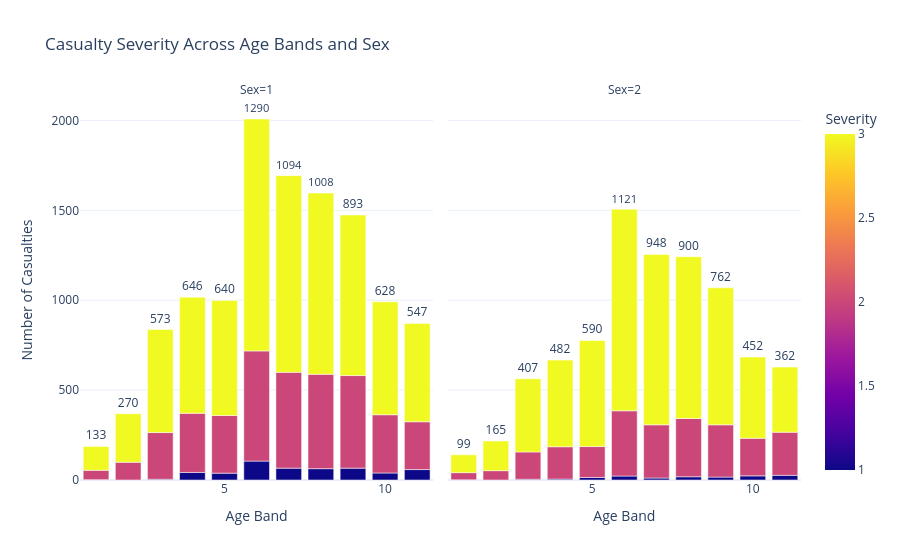

Write notebook code for a chart like this one.
### Code cell
fig5 = px.bar(
    age_sex_severity,
    x='age_band_of_casualty',
    y='Casualties',
    color='severity',
    facet_col='casualty_sex',
    barmode='group',
    title='Casualty Severity Across Age Bands and Sex',
    text_auto=True,
    labels={
        'age_band_of_casualty': 'Age Band',
        'Casualties': 'Number of Casualties',
        'severity': 'Severity',
        'casualty_sex': 'Sex'
    },
    color_discrete_sequence=px.colors.qualitative.Set2
)

fig5.update_traces(
    textposition='outside'
)

fig5.update_layout(
    template='plotly_white',
    legend_title_text='Severity'
)

fig5.show()

### Figure 1 — Plotly figure (JSON) as saved in the notebook; plotly's stock layout.template omitted (floating-point values rounded to 4 significant figures)
{"data": [{"alignmentgroup": "True", "hovertemplate": "Sex=1<br>Age Band=%{x}<br>Number of Casualties=%{y}<br>Severity=%{marker.color}<extra></extra>", "legendgroup": "", "marker": {"color": [1, 2, 3, 2, 3, 1, 2, 3, 1, 2, 3, 1, 2, 3, 1, 2, 3, 1, 2, 3, 1, 2, 3, 1, 2, 3, 1, 2, 3, 1, 2, 3], "coloraxis": "coloraxis", "pattern": {"shape": ""}}, "name": "", "offsetgroup": "", "orientation": "v", "showlegend": false, "textposition": "outside", "texttemplate": "%{y}", "type": "bar", "x": [1, 1, 1, 2, 2, 3, 3, 3, 4, 4, 4, 5, 5, 5, 6, 6, 6, 7, 7, 7, 8, 8, 8, 9, 9, 9, 10, 10, 10, 11, 11, 11], "xaxis": "x", "y": [2, 52, 133, 99, 270, 4, 260, 573, 42, 329, 646, 38, 321, 640, 105, 613, 1290, 66, 533, 1094, 63, 525, 1008, 66, 515, 893, 39, 324, 628, 58, 266, 547], "yaxis": "y"}, {"alignmentgroup": "True", "hovertemplate": "Sex=2<br>Age Band=%{x}<br>Number of Casualties=%{y}<br>Severity=%{marker.color}<extra></extra>", "legendgroup": "", "marker": {"color": [1, 2, 3, 2, 3, 1, 2, 3, 1, 2, 3, 1, 2, 3, 1, 2, 3, 1, 2, 3, 1, 2, 3, 1, 2, 3, 1, 2, 3, 1, 2, 3], "coloraxis": "coloraxis", "pattern": {"shape": ""}}, "name": "", "offsetgroup": "", "orientation": "v", "showlegend": false, "textposition": "outside", "texttemplate": "%{y}", "type": "bar", "x": [1, 1, 1, 2, 2, 3, 3, 3, 4, 4, 4, 5, 5, 5, 6, 6, 6, 7, 7, 7, 8, 8, 8, 9, 9, 9, 10, 10, 10, 11, 11, 11], "xaxis": "x2", "y": [1, 40, 99, 52, 165, 4, 152, 407, 5, 180, 482, 14, 172, 590, 22, 363, 1121, 11, 296, 948, 18, 324, 900, 16, 291, 762, 23, 209, 452, 26, 240, 362], "yaxis": "y2"}], "layout": {"annotations": [{"font": {}, "showarrow": false, "text": "Sex=1", "x": 0.245, "xanchor": "center", "xref": "paper", "y": 1, "yanchor": "bottom", "yref": "paper"}, {"font": {}, "showarrow": false, "text": "Sex=2", "x": 0.755, "xanchor": "center", "xref": "paper", "y": 1, "yanchor": "bottom", "yref": "paper"}], "barmode": "group", "coloraxis": {"colorbar": {"title": {"text": "Severity"}}, "colorscale": [[0, "#0d0887"], [0.1111, "#46039f"], [0.2222, "#7201a8"], [0.3333, "#9c179e"], [0.4444, "#bd3786"], [0.5556, "#d8576b"], [0.6667, "#ed7953"], [0.7778, "#fb9f3a"], [0.8889, "#fdca26"], [1, "#f0f921"]]}, "legend": {"title": {"text": "Severity"}, "tracegroupgap": 0}, "title": {"text": "Casualty Severity Across Age Bands and Sex"}, "xaxis": {"anchor": "y", "domain": [0, 0.49], "title": {"text": "Age Band"}}, "xaxis2": {"anchor": "y2", "domain": [0.51, 1], "matches": "x", "title": {"text": "Age Band"}}, "yaxis": {"anchor": "x", "domain": [0, 1], "title": {"text": "Number of Casualties"}}, "yaxis2": {"anchor": "x2", "domain": [0, 1], "matches": "y", "showticklabels": false}}}
